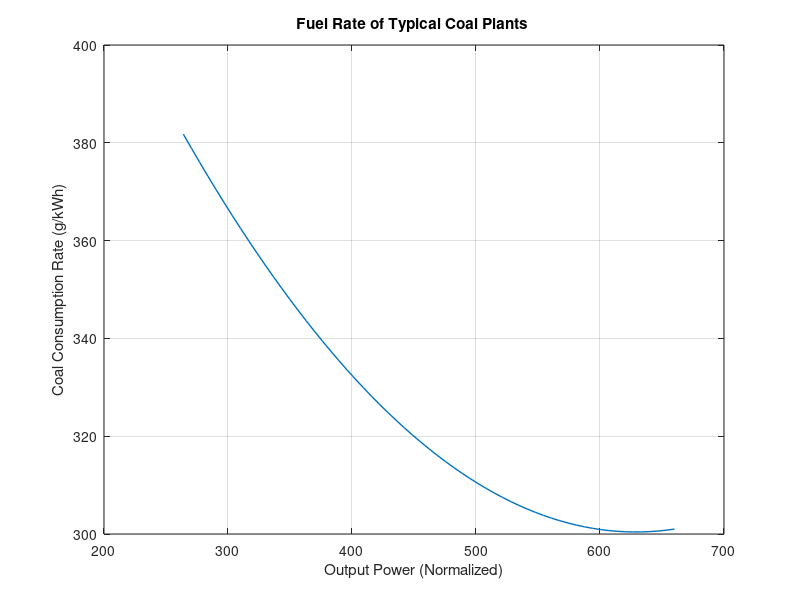
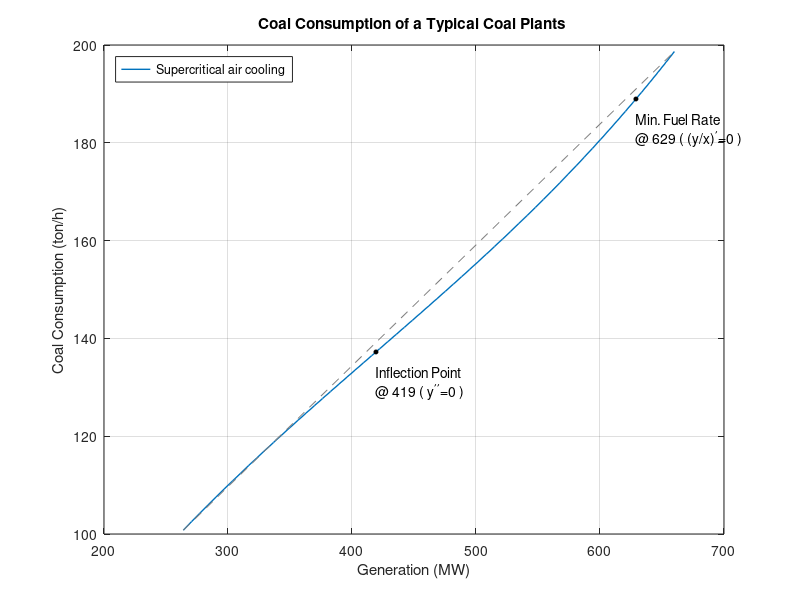
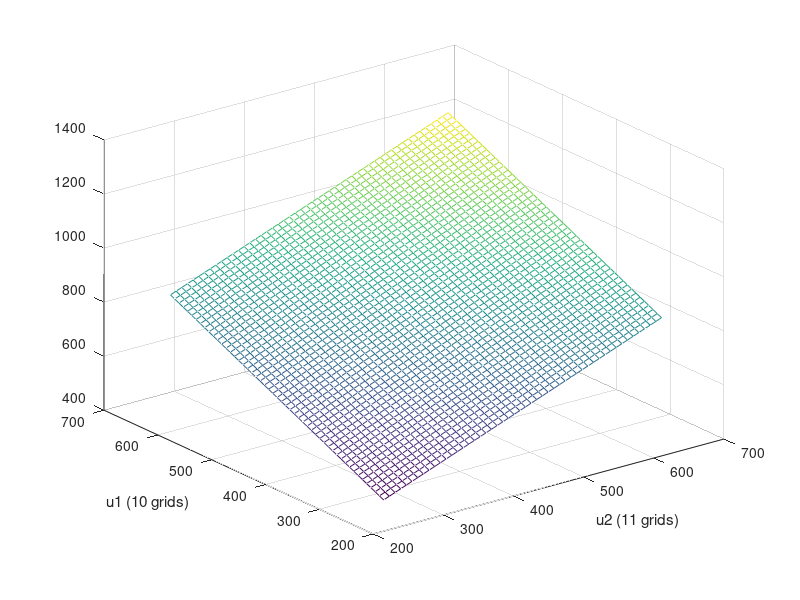
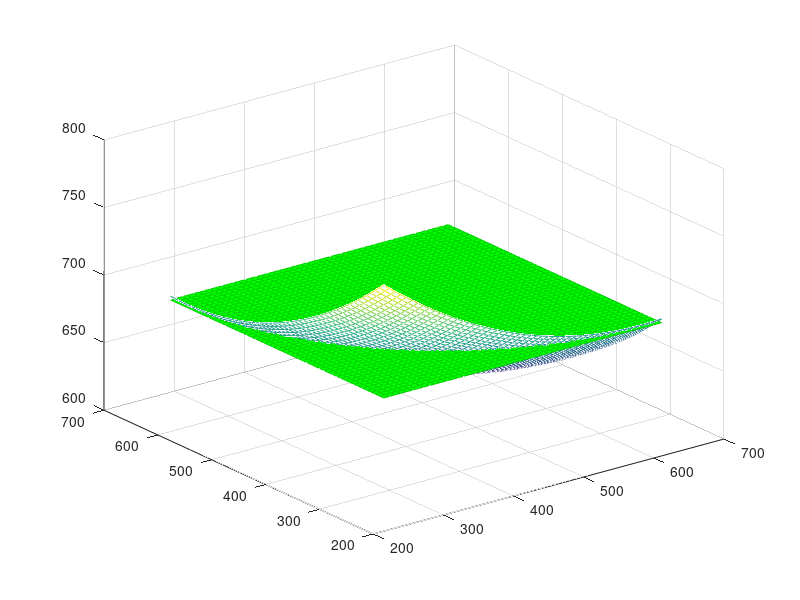

Recreate these plots in MATLAB, in order. (Note: this script raises an error after producing the figures.)
% 2.5 GW wind at Xilingol in best year (1987) & 9240 MW of coal (660 MW x 14)
clear
close all
clc

p_HVDC = 9000; % [MW] line capacity of HVDC line: 9GW

yr_range = 1979:2009;

subregion_name = 'Xilingol';
lat = 43.9;
lon = 116;
color_code = [0 114 189]/255; % blue
wst_yr = 8;
bst_yr = 9;

v_cutin = 3; % [m/s]
v_cutout = 25; % [m/s]
pwr_curve = [
3	0.005993333
4	0.041946667
5	0.107866667
6	0.203746667
7	0.329586667
8	0.503373333
9	0.713106667
10	0.92884
10.61	1
];

%%
% supercritical air cooling
coal_nameplate = 660; % [MW]
coal_ramping = 0.01*coal_nameplate*60; % 396 MW/hr; (ramping: 1 precent/min)
coal_num = 2;

coal_fuelrate_x = 0.4:0.01:1; % [normalized]
coal_fuelrate_y = 266*coal_fuelrate_x.^2 -507*coal_fuelrate_x + 542; %[g/kWh]
coal_fuel_x  = coal_fuelrate_x*coal_nameplate; % [MW]
coal_fuel_y = (coal_fuelrate_y*1000).*(coal_fuelrate_x*coal_nameplate)/1e6; % [g/h] -> [ton/h]

% fuel rate
figure(1); clf; hold on; box on;
plot(coal_fuel_x, coal_fuelrate_y, 'linewidth', 1);
set(gcf, 'unit', 'inch', 'pos', [1.0    5.85    5.0000    3.7500]);
xlabel('Output Power (Normalized)');
ylabel('Coal Consumption Rate (g/kWh)');
title('Fuel Rate of Typical Coal Plants ');
grid on;

% fuel consumption
figure(2); clf; hold on; box on;
plot(coal_fuel_x, coal_fuel_y, 'linewidth', 1);
plot([coal_fuel_x(1),coal_fuel_x(end)],[coal_fuel_y(1),coal_fuel_y(end)], '--', 'color', [0.5 0.5 0.5]);

xa = 507/(266*2)*660; % min fuel rate @ 0.953 (i.e. 419MW)
ya = interp1(coal_fuel_x, coal_fuel_y, xa);
plot(xa, ya, 'ko', 'markerf', 'k', 'markersize', 3);
text(xa+0.02, ya-4, 'Min. Fuel Rate ');
text(xa+0.02, ya-8, ['@ ', num2str(xa, '%3.0f'), ' ( (y/x)^{\prime}=0 )']);

xb = 507*2/(266*3*2)*660; % inflection point @ 0.6353 (i.e. 629MW)
yb = interp1(coal_fuel_x, coal_fuel_y, xb);
plot(xb, yb, 'ko', 'markerf', 'k', 'markersize', 3);
text(xb+0.02, yb-4, 'Inflection Point');
text(xb+0.02, yb-8, ['@ ', num2str(xb, '%3.0f'), ' ( y^{\prime\prime}=0 )']);

grid on;
set(gcf, 'unit', 'inch', 'pos', [1.0    1.1    5.0000    3.7500]);
xlabel('Generation (MW)');
ylabel('Coal Consumption (ton/h)');
title('Coal Consumption of a Typical Coal Plants ');
legend('Supercritical air cooling');
set(legend, 'location', 'northwest');


%% two coal units
dx1 = 50;
dx2 = 51;
x_coal_unit1 = linspace(0.4,1,dx1) * coal_nameplate;
x_coal_unit2 = linspace(0.4,1,dx2) * coal_nameplate;
p_coal_unit1 = (linspace(0.4,1,dx1)-0.08) * coal_nameplate;
p_coal_unit2 = (linspace(0.4,1,dx2)-0.08) * coal_nameplate;
[c1,c2] = meshgrid(p_coal_unit1,p_coal_unit2);
p_coal = c1 + c2;

f_coal_unit1 = 266*linspace(0.4,1,dx1).^2 -507*linspace(0.4,1,dx1) + 542; %[g/kWh]
f_coal_unit2 = 266*linspace(0.4,1,dx2).^2 -507*linspace(0.4,1,dx2) + 542; %[g/kWh]
[f1,f2] = meshgrid(f_coal_unit1,f_coal_unit2);
f_coal = f1 + f2;

figure(3); clf;
mesh(x_coal_unit1, x_coal_unit2, p_coal); hold on;
xlabel('u2 (11 grids)');
ylabel('u1 (10 grids)');

figure(4); clf;
mesh(x_coal_unit1, x_coal_unit2, f_coal); hold on;
surface(x_coal_unit1, x_coal_unit2, ones(size(f_coal))*680, 'facec', [0 1 0], 'edgecolor', [0 0.8 0]);
alpha(0.8);
xlabel('u2 (11 grids)');
ylabel('u1 (10 grids)');

p_range = 450:50:1200;
opt_u1 = -1*ones(1,length(p_range));
opt_u2 = -1*ones(1,length(p_range));
opt_f = -1*ones(1,length(p_range));
for i = 1:length(p_range)
p_level = p_range(i);
isoquant1p = linspace(min(x_coal_unit1),max(x_coal_unit1),50);
isoquant2p = (p_level - isoquant1p*0.92) + 0.08*coal_nameplate;

out_of_bnd1 = isoquant2p>max(x_coal_unit2);
out_of_bnd2 = isoquant2p<min(x_coal_unit2);
out_of_bnd = out_of_bnd1 | out_of_bnd2;
if any(~out_of_bnd)
    isoquant1p(out_of_bnd) = [];
    isoquant2p(out_of_bnd) = [];
    
    isoquant3p = p_level * ones(size(isoquant1p));
    
    isoquant1f = isoquant1p;
    isoquant2f = isoquant2p;
    isoquant3f = interp2(x_coal_unit1, x_coal_unit2, f_coal, isoquant1f, isoquant2f);
    [value,id] = min(isoquant3f);
    opt_u1(i) = isoquant1p(id);
    opt_u2(i) = isoquant2p(id);
    opt_f(i) = value;
    
%     figure(3); hold on;
%     plot3(isoquant1p, isoquant2p, isoquant3p, 'linewidth', 2);
%     figure(4); hold on;
%     plot3(isoquant1f, isoquant2f, isoquant3f, 'linewidth', 2);
end

end
% figure(3); hold on;
% plot3(opt_u1, opt_u2, isoquant3p, 'linewidth', 2);

exclud_id = find(opt_f==-1);
p_range(exclud_id) = [];
opt_u1(exclud_id) = [];
opt_u2(exclud_id) = [];
opt_f(exclud_id) = [];
figure(4); hold on;
plot3(opt_u1, opt_u2, opt_f, 'linewidth', 2);


%%
% for t = 1%1:length(yr_range)
%     yr = yr_range(t);
%     file_name = [subregion_name, '_', num2str(yr)];
%     load(file_name);
%     
%     for coal_num = 2%4:14
%         for wind_capacity = 500%0:500:5000 % [MW]
%             p_wind = p*wind_capacity; % [MW]
%             
%             flag = ones(1,8760); % 1: plant-constrained; 2: line-constrained
%             
%             p_diff = p_HVDC - p_wind;
%             p_coal_unit = p_diff/coal_num + coal_inhouse; % how much each coal unit need to generate
%             flag(p_coal_unit<coal_nameplate) = 2; % line-constrained
%             p_coal_unit(p_coal_unit>coal_nameplate) = coal_nameplate;
%             
%             f_coal = interp1(coal_fuel_x, coal_fuel_y, p_coal_unit);
%             
%             % coal ramping
%             dp_coal = diff(p_coal_unit);
%             if any(abs(dp_coal) > coal_ramping)
%                 disp('ramping constraint is violated!');
%             end
%             
%             % bundled generation
%             p_coal_total = (p_coal_unit - coal_inhouse)*coal_num;
%             p_bundle = p_coal_total + p_wind;
%             dp_bundle = diff(p_bundle);
%             
%             p_coal_14 = (p_coal_unit - coal_inhouse)*ones(1,coal_num);
%         end
%     end
%     toc;
% end

